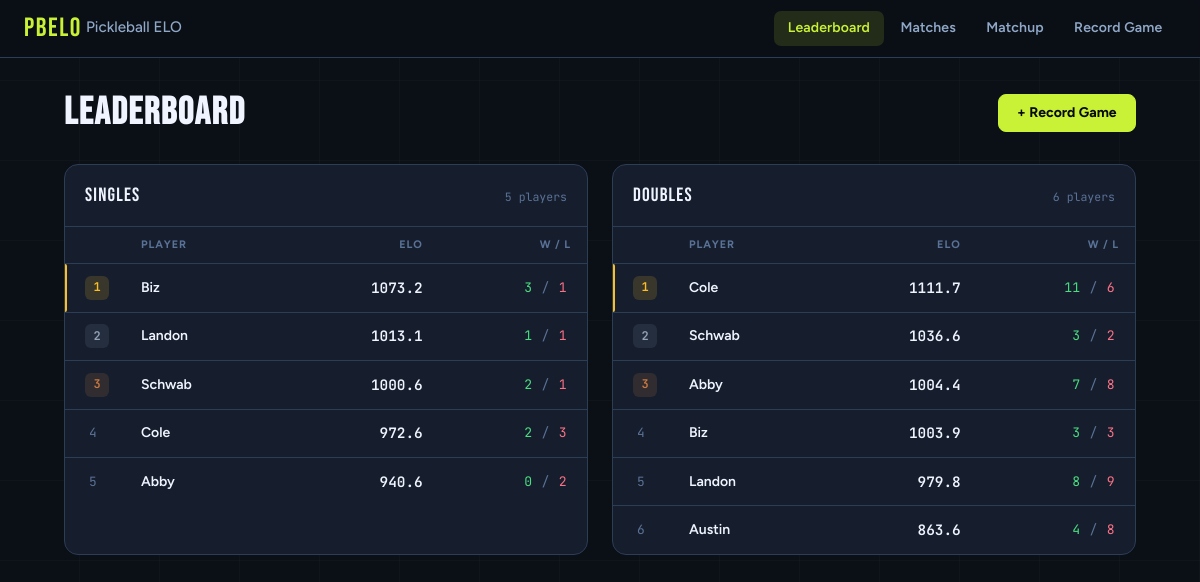
The page / on the database its author committed.
### tracker/models.py (models this page shows, shortened)
class Player(models.Model):
    name = models.CharField(max_length=100, unique=True)
    singles_elo = models.FloatField(default=1000.0)
    doubles_elo = models.FloatField(default=1000.0)
    created_at = models.DateTimeField(auto_now_add=True)
    class Meta:
        ordering = ["name"]

### tracker/views.py (the view)
# urls.py: 2. Add a URL to urlpatterns:  path('', views.home, name='home')
def home(request):
    changes_qs = EloChange.objects.select_related("game").order_by("game__played_at")
    players = list(Player.objects.prefetch_related(
        Prefetch("elo_changes", queryset=changes_qs)
    ))
    for player in players:
        all_changes = list(player.elo_changes.all())
        singles = [c for c in all_changes if c.game.game_type == Game.SINGLES]
        doubles = [c for c in all_changes if c.game.game_type == Game.DOUBLES]
        player.singles_games_count = len(singles)
        player.doubles_games_count = len(doubles)
        player.singles_wins = sum(1 for c in singles if c.delta > 0)
        player.doubles_wins = sum(1 for c in doubles if c.delta > 0)
    singles_board = sorted(
        [p for p in players if p.singles_games_count > 0],
        key=lambda p: p.singles_elo, reverse=True,
    )
    doubles_board = sorted(
        [p for p in players if p.doubles_games_count > 0],
        key=lambda p: p.doubles_elo, reverse=True,
    )
    return render(request, "tracker/home.html", {
        "singles_board": singles_board,
        "doubles_board": doubles_board,
    })

### tracker/models.py (called while the page is built)
    @property
    def delta(self):
        return self.elo_after - self.elo_before

### tracker/templatetags/leaderboard_tags.py (called while the page is built)
@register.filter
def subtract(value, arg):
    return value - arg

### templates/tracker/home.html (shortened to what this page needs)
{% extends "base.html" %}
{% block content %}
{% load leaderboard_tags %}
<div class="page-header fade-up">
  <h1 class="page-title">Leaderboard</h1>
  <a href="{% url 'record_game' %}" class="btn btn-primary">+ Record Game</a>
</div>
<div class="boards-grid">
  <section class="card fade-up delay-1">
    <div class="board-head">
      <span class="board-name">Singles</span>
      {% if singles_board %}
        <span class="board-count">{{ singles_board|length }} players</span>
      {% endif %}
    </div>
    {% if singles_board %}
      <table class="data-table">
        <thead>
          <tr>
            <th></th>
            <th>Player</th>
            <th class="text-right">ELO</th>
            <th class="text-right">W / L</th>
          </tr>
        </thead>
        <tbody>
          {% for player in singles_board %}
          <tr class="board-row {% if forloop.counter == 1 %}rank-1{% endif %}">
            <td>
              {% if forloop.counter == 1 %}<span class="rank rank-gold">1</span>
              {% elif forloop.counter == 2 %}<span class="rank rank-silver">2</span>
              {% elif forloop.counter == 3 %}<span class="rank rank-bronze">3</span>
              {% else %}<span class="rank-num">{{ forloop.counter }}</span>{% endif %}
            </td>
            <td>
              <a href="{% url 'player_detail' player.pk %}" class="player-link">{{ player.name }}</a>
            </td>
            <td class="text-right">
              <span class="elo-val mono">{{ player.singles_elo|floatformat:1 }}</span>
            </td>
            <td class="text-right">
              <span class="wl-stat mono">
                <span class="win-color">{{ player.singles_wins }}</span><span class="wl-sep"> / </span><span class="loss-color">{{ player.singles_games_count|subtract:player.singles_wins }}</span>
              </span>
            </td>
          </tr>
          {% endfor %}
        </tbody>
      </table>
    {% else %}
      <div class="empty-state">No singles games recorded yet.</div>
    {% endif %}
  </section>
  <section class="card fade-up delay-2">
    <div class="board-head">
      <span class="board-name">Doubles</span>
      {% if doubles_board %}
        <span class="board-count">{{ doubles_board|length }} players</span>
      {% endif %}
    </div>
    {% if doubles_board %}
      <table class="data-table">
        <thead>
          <tr>
            <th></th>
            <th>Player</th>
            <th class="text-right">ELO</th>
            <th class="text-right">W / L</th>
          </tr>
        </thead>
        <tbody>
          {% for player in doubles_board %}
          <tr class="board-row {% if forloop.counter == 1 %}rank-1{% endif %}">
            <td>
              {% if forloop.counter == 1 %}<span class="rank rank-gold">1</span>
              {% elif forloop.counter == 2 %}<span class="rank rank-silver">2</span>
              {% elif forloop.counter == 3 %}<span class="rank rank-bronze">3</span>
              {% else %}<span class="rank-num">{{ forloop.counter }}</span>{% endif %}
            </td>
            <td>
              <a href="{% url 'player_detail' player.pk %}" class="player-link">{{ player.name }}</a>
            </td>
            <td class="text-right">
              <span class="elo-val mono">{{ player.doubles_elo|floatformat:1 }}</span>
            </td>
            <td class="text-right">
              <span class="wl-stat mono">
                <span class="win-color">{{ player.doubles_wins }}</span><span class="wl-sep"> / </span><span class="loss-color">{{ player.doubles_games_count|subtract:player.doubles_wins }}</span>
              </span>
            </td>
          </tr>
          {% endfor %}
        </tbody>
      </table>
    {% else %}
      <div class="empty-state">No doubles games recorded yet.</div>
    {% endif %}
  </section>
</div>
{% endblock %}

### templates/base.html (style rules this page uses)
:root { --bg: #0b0f16; --surface: #161e2e; --surface-hi: #1e2a3f; --border: #2c3d56; --border-hi: #3d5270; --accent: #c9f135; --accent-dim: rgba(201,241,53,0.13); --accent-glow:rgba(201,241,53,0.25); --txt: #f0f4ff; --txt-2: #90a8c8; --txt-3: #5a7296; --win: #4ade80; --win-dim: rgba(74,222,128,0.13); --loss: #fb7185; --loss-dim: rgba(251,113,133,0.13); --gold: #fbbf24; --silver: #94a3b8; --bronze: #c87941; }
*, *::before, *::after { box-sizing: border-box; margin: 0; padding: 0; }
html { scroll-behavior: smooth; }
body { background: var(--bg); color: var(--txt); font-family: 'Figtree', sans-serif; font-size: 15px; line-height: 1.6; min-height: 100vh; }
body::after { content: ''; position: fixed; inset: 0; background: repeating-linear-gradient(0deg, transparent, transparent 79px, rgba(255,255,255,0.025) 79px, rgba(255,255,255,0.025) 80px), repeating-linear-gradient(90deg, transparent, transparent 79px, rgba(255,255,255,0.025) 79px, rgba(255,255,255,0.025) 80px); pointer-events: none; z-index: 0; }
.page-header { display: flex; align-items: center; justify-content: space-between; flex-wrap: wrap; gap: 1rem; margin-bottom: 2rem; }
.page-title { font-family: 'Bebas Neue', sans-serif; font-size: 2.4rem; letter-spacing: 0.04em; color: var(--txt); line-height: 1; }
.mono { font-family: 'JetBrains Mono', monospace; }
a { color: var(--accent); text-decoration: none; }
.card { background: var(--surface); border: 1px solid var(--border); border-radius: 14px; overflow: hidden; }
.btn { display: inline-flex; align-items: center; gap: 0.4rem; padding: 0.5rem 1.15rem; border-radius: 8px; font-family: 'Figtree', sans-serif; font-weight: 700; font-size: 0.875rem; cursor: pointer; transition: all 0.15s ease; text-decoration: none; border: 1px solid transparent; line-height: 1.4; white-space: nowrap; }
.btn-primary { background: var(--accent); color: #07090c; border-color: var(--accent); }
.data-table { width: 100%; border-collapse: collapse; }
.data-table th { font-size: 0.68rem; font-weight: 700; text-transform: uppercase; letter-spacing: 0.09em; color: var(--txt-3); padding: 0.6rem 1rem; border-bottom: 1px solid var(--border); white-space: nowrap; text-align: left; }
.data-table td { padding: 0.72rem 1rem; border-bottom: 1px solid var(--border); font-size: 0.875rem; vertical-align: middle; }
.data-table tbody tr:last-child td { border-bottom: none; }
.text-right { text-align: right !important; }
.rank { display: inline-flex; align-items: center; justify-content: center; width: 24px; height: 24px; border-radius: 6px; font-family: 'JetBrains Mono', monospace; font-size: 0.75rem; font-weight: 600; }
.rank-gold { background: rgba(251,191,36,0.15); color: var(--gold); }
.rank-silver { background: rgba(148,163,184,0.12); color: var(--silver); }
.rank-bronze { background: rgba(200,121,65,0.15); color: var(--bronze); }
.rank-num { color: var(--txt-3); font-family: 'JetBrains Mono', monospace; font-size: 0.8rem; padding: 0 4px; }
.win-color { color: var(--win); }
.loss-color { color: var(--loss); }
.fade-up { animation: fadeUp 0.35s ease both; }
.delay-1 { animation-delay: 0.05s; }
.delay-2 { animation-delay: 0.10s; }

### templates/tracker/home.html (style rules this page uses)
.boards-grid { display: grid; grid-template-columns: 1fr 1fr; gap: 1.5rem; }
.board-head { display: flex; align-items: center; justify-content: space-between; padding: 1rem 1.25rem 0.85rem; border-bottom: 1px solid var(--border); }
.board-name { font-family: 'Bebas Neue', sans-serif; font-size: 1.2rem; letter-spacing: 0.06em; color: var(--txt); }
.board-count { font-family: 'JetBrains Mono', monospace; font-size: 0.72rem; color: var(--txt-3); }
.board-row td:first-child { width: 48px; padding-left: 1.25rem; }
.board-row td:last-child { padding-right: 1.25rem; }
.player-link { color: var(--txt); font-weight: 600; text-decoration: none; transition: color 0.12s; }
.elo-val { font-size: 0.9rem; font-weight: 600; color: var(--txt); }
.wl-stat { font-size: 0.82rem; letter-spacing: 0.02em; }
.wl-sep { color: var(--txt-3); margin: 0 1px; }
.board-row.rank-1 td { position: relative; }
.board-row.rank-1 td:first-child::before { content: ''; position: absolute; left: 0; top: 0; bottom: 0; width: 2px; background: var(--gold); border-radius: 0 2px 2px 0; }

### rows shown on the page
Player: shows "1", name "Biz", singles_elo "1073.2", singles_wins "3", singles_games_count|subtract "1", doubles_elo "1003.9", doubles_wins "3", doubles_games_count|subtract "3"
Player: shows "2", name "Landon", singles_elo "1013.1", singles_wins "1", singles_games_count|subtract "1", doubles_elo "979.8", doubles_wins "8", doubles_games_count|subtract "9"
Player: shows "3", name "Schwab", singles_elo "1000.6", singles_wins "2", singles_games_count|subtract "1", doubles_elo "1036.6", doubles_wins "3", doubles_games_count|subtract "2"
Player: name "Cole", singles_elo "972.6", singles_wins "2", singles_games_count|subtract "3", shows "1", doubles_elo "1111.7", doubles_wins "11", doubles_games_count|subtract "6"
Player: name "Abby", singles_elo "940.6", singles_wins "0", singles_games_count|subtract "2", shows "3", doubles_elo "1004.4", doubles_wins "7", doubles_games_count|subtract "8"
Player: name "Austin", doubles_elo "863.6", doubles_wins "4", doubles_games_count|subtract "8"

### other values the page prints
{{ singles_board|length }} "5"
{{ doubles_board|length }} "6"
